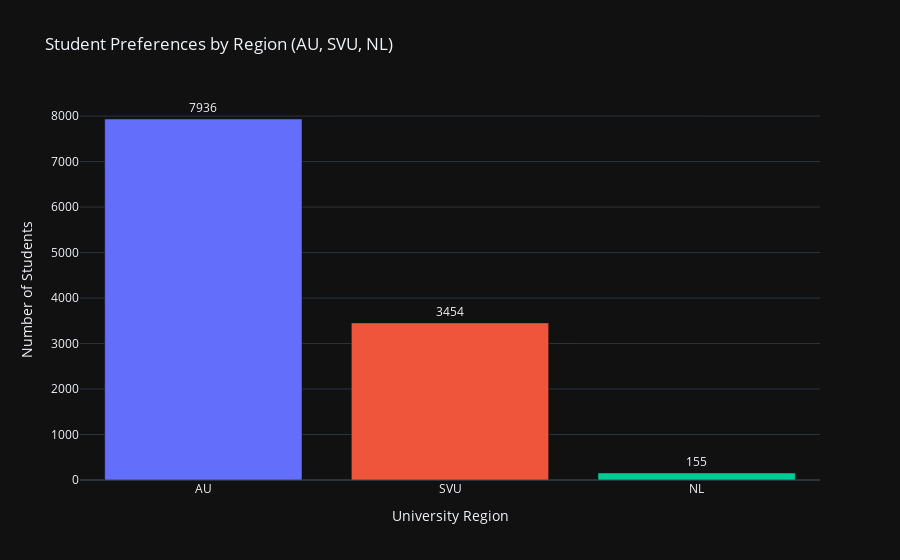

The notebook cell saved with this chart:
### Code cell
import plotly.express as px
import pandas as pd

# Data you provided
region_data = pd.DataFrame({
    'Region': ['AU', 'SVU', 'NL'],
    'Students': [7936, 3454, 155]
})

# Plotting using Plotly
fig = px.bar(
    region_data,
    x='Region',
    y='Students',
    text='Students',
    color='Region',
    title='Student Preferences by Region (AU, SVU, NL)',
    hover_data={'Region': True, 'Students': True},
)

fig.update_traces(textposition='outside')
fig.update_layout(
    yaxis_title="Number of Students",
    xaxis_title="University Region",
    template='plotly_dark',
    showlegend=False
)

fig.show()

### Figure 1 — Plotly figure (JSON) as saved in the notebook; plotly's stock layout.template omitted (floating-point values rounded to 4 significant figures)
{"data": [{"hovertemplate": "Region=%{x}<br>Students=%{text}<extra></extra>", "legendgroup": "AU", "marker": {"color": "#636efa", "pattern": {"shape": ""}}, "name": "AU", "orientation": "v", "showlegend": true, "text": [7936.0], "textposition": "outside", "type": "bar", "x": ["AU"], "xaxis": "x", "y": [7936], "yaxis": "y"}, {"hovertemplate": "Region=%{x}<br>Students=%{text}<extra></extra>", "legendgroup": "SVU", "marker": {"color": "#EF553B", "pattern": {"shape": ""}}, "name": "SVU", "orientation": "v", "showlegend": true, "text": [3454.0], "textposition": "outside", "type": "bar", "x": ["SVU"], "xaxis": "x", "y": [3454], "yaxis": "y"}, {"hovertemplate": "Region=%{x}<br>Students=%{text}<extra></extra>", "legendgroup": "NL", "marker": {"color": "#00cc96", "pattern": {"shape": ""}}, "name": "NL", "orientation": "v", "showlegend": true, "text": [155.0], "textposition": "outside", "type": "bar", "x": ["NL"], "xaxis": "x", "y": [155], "yaxis": "y"}], "layout": {"barmode": "relative", "legend": {"title": {"text": "Region"}, "tracegroupgap": 0}, "showlegend": false, "title": {"text": "Student Preferences by Region (AU, SVU, NL)"}, "xaxis": {"anchor": "y", "categoryarray": ["AU", "SVU", "NL"], "categoryorder": "array", "domain": [0, 1], "title": {"text": "University Region"}}, "yaxis": {"anchor": "x", "domain": [0, 1], "title": {"text": "Number of Students"}}}}
